Frame 1 (no input): blank canvas, image omitted
Frame 60 (the mouse pressed at the canvas centre just before this capture): blank canvas, image omitted
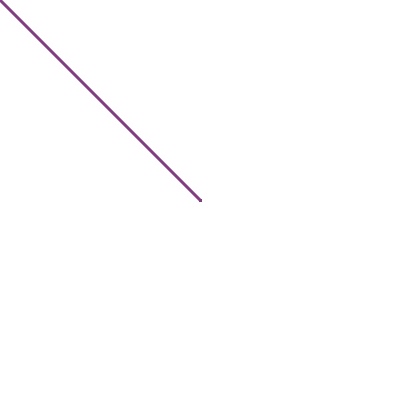
Frame 120 (the mouse held since frame 60 and released just before this capture)

The Processing sketch whose frames 1 and 60 were blank and that drew this single picture after the mouse press (run headless with seeded random() and noise(); from frame 60 on, the mouse is pressed at the canvas centre):

// Processing sketch: trazo
// ── trazo.pde
boolean activar;

void setup(){
  
  size(400, 400);
  background(255);
  
  strokeWeight(3);
  stroke(130, 60, 130);
  activar = false;
  
}

void draw(){
  
  if(activar == true){
    line(mouseX, mouseY, pmouseX, pmouseY);
  }
  
}

void mousePressed(){
  
  activar = true;
  
}

void mouseReleased(){
  
  activar = false;
  
}
